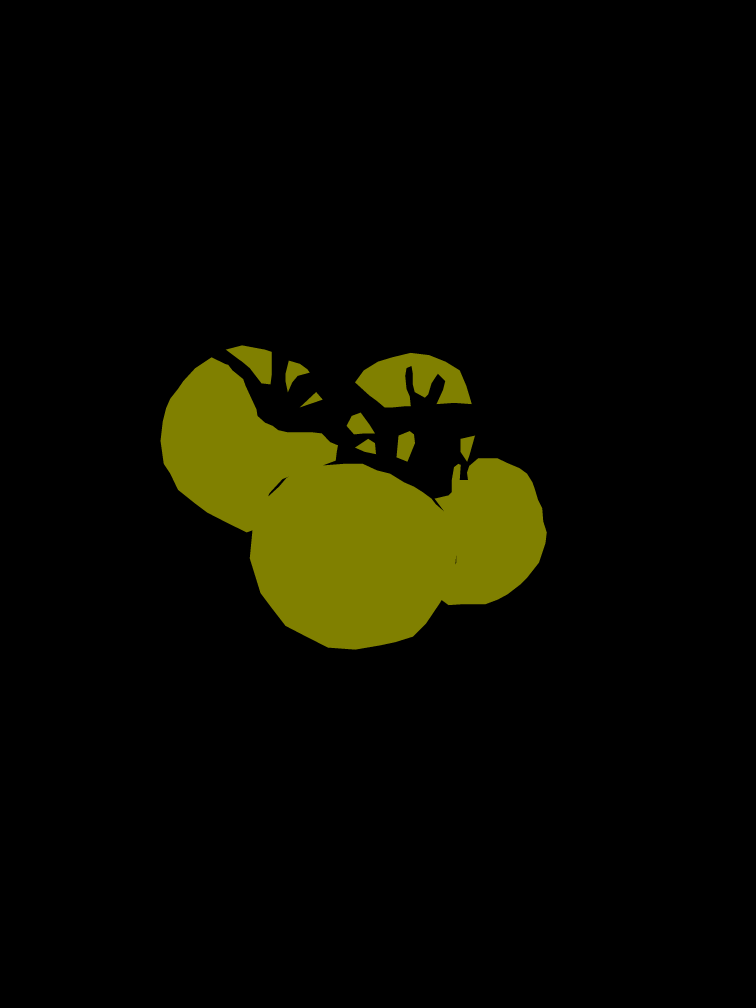
#> input picture VOCdevkit_mytomato/VOC2007/SegmentationClass/IMG_0983.png, 3024 x 4032 px, found by its file name (shown at 1/4 size); its folder holds 4 pictures in this run
$ python voc_annotation.py   (older library calls are emulated)
#> lines starting #> are read from the running program, lines starting #| are printed output that depends on the picture; after the words box and inside, x2 and y2 are one past the last pixel; in counts of white or black regions, pixels touching at a corner belong together
import os
import random

import numpy as np
from PIL import Image
from tqdm import tqdm

#-------------------------------------------------------#
#   想要增加测试集修改trainval_percent
#   修改train_percent用于改变验证集的比例 9:1
#
#   当前该库将测试集当作验证集使用，不单独划分测试集
#-------------------------------------------------------#
trainval_percent    = 1
train_percent       = 0.9
#-------------------------------------------------------#
#   指向VOC数据集所在的文件夹
#   默认指向根目录下的VOC数据集
#-------------------------------------------------------#
VOCdevkit_path      = 'VOCdevkit'

if __name__ == "__main__":
    random.seed(0)
    print("Generate txt in ImageSets.")
    segfilepath     = os.path.join(VOCdevkit_path, 'VOC2007/SegmentationClass')
    saveBasePath    = os.path.join(VOCdevkit_path, 'VOC2007/ImageSets/Segmentation')

    if not os.path.exists(segfilepath):
        os.makedirs(segfilepath)
    if not os.path.exists(saveBasePath):
        os.makedirs(saveBasePath)

    temp_seg = os.listdir(segfilepath)
    total_seg = []
    for seg in temp_seg:
        if seg.endswith(".png"):
            total_seg.append(seg)

    num     = len(total_seg)
    list    = range(num)
    tv      = int(num*trainval_percent)
    tr      = int(tv*train_percent)
    trainval= random.sample(list,tv)
    train   = random.sample(trainval,tr)

    print("train and val size",tv)
    print("traub suze",tr)

    ftrainval_path = os.path.join(saveBasePath, 'trainval.txt')
    ftest_path     = os.path.join(saveBasePath, 'test.txt')
    ftrain_path    = os.path.join(saveBasePath, 'train.txt')
    fval_path      = os.path.join(saveBasePath, 'val.txt')
    # [8 lines of commented-out code are left out]

    ftrainval   = open(ftrainval_path, 'w')
    ftest       = open(ftest_path, 'w')
    ftrain      = open(ftrain_path, 'w')
    fval        = open(fval_path, 'w')

    for i in list:
        name = total_seg[i][:-4]+'\n'
        if i in trainval:
            ftrainval.write(name)
            if i in train:
                ftrain.write(name)
            else:
                fval.write(name)
        else:
            ftest.write(name)

    ftrainval.close()
    ftrain.close()
    fval.close()
    ftest.close()
    print("Generate txt in ImageSets done.")

    print("Check datasets format, this may take a while.")
    print("检查数据集格式是否符合要求，这可能需要一段时间。")
    classes_nums        = np.zeros([256], np.int)
    for i in tqdm(list):
        name            = total_seg[i]
        png_file_name   = os.path.join(segfilepath, name)
        if not os.path.exists(png_file_name):
            raise ValueError("未检测到标签图片%s，请查看具体路径下文件是否存在以及后缀是否为png。"%(png_file_name))

        png             = np.array(Image.open(png_file_name), np.uint8)
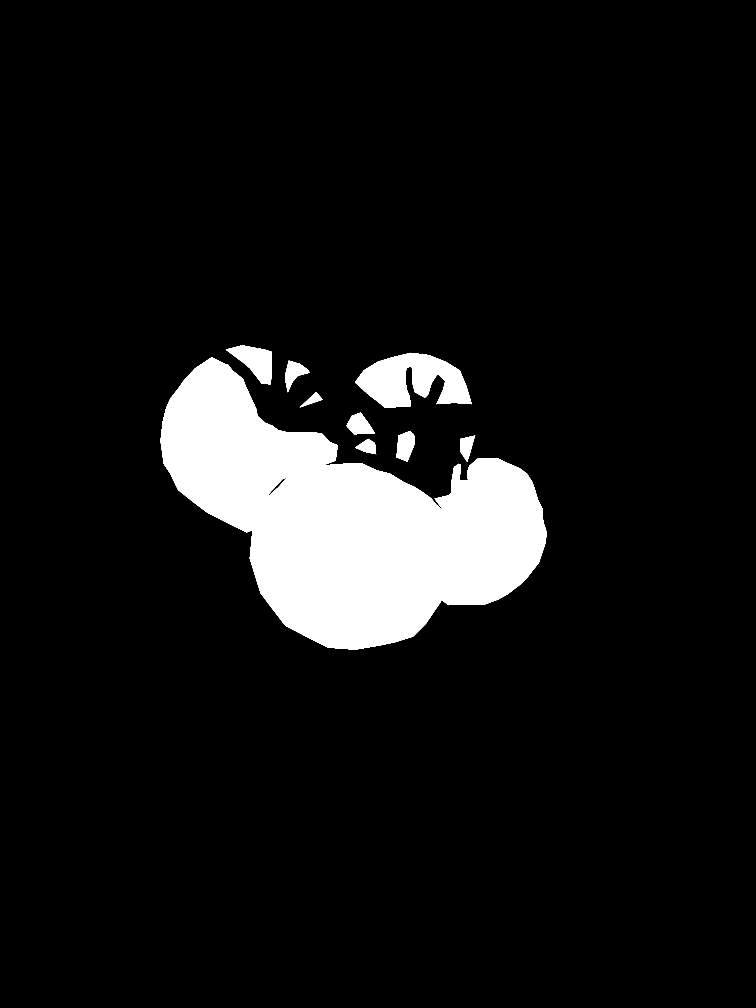
#> png: shape (4032, 3024) (shown at 1/4 size); values 0 (black) and 3 (white), 8.4% white; 9 white regions, largest, box (x1, y1, x2, y2) and area: (642, 1429, 2187, 2599) 920565, (1420, 1411, 1887, 1630) 62078, (903, 1381, 1087, 1538) 15133
        if len(np.shape(png)) > 2:
            print("标签图片%s的shape为%s，不属于灰度图或者八位彩图，请仔细检查数据集格式。"%(name, str(np.shape(png))))
            print("标签图片需要为灰度图或者八位彩图，标签的每个像素点的值就是这个像素点所属的种类。"%(name, str(np.shape(png))))

        classes_nums += np.bincount(np.reshape(png, [-1]), minlength=256)
#> classes_nums = 256 values, max 11168797 at index 0, min 0 at index 1, mean 47628
#> pass 2 of the loop `for i in tqdm(list):`:
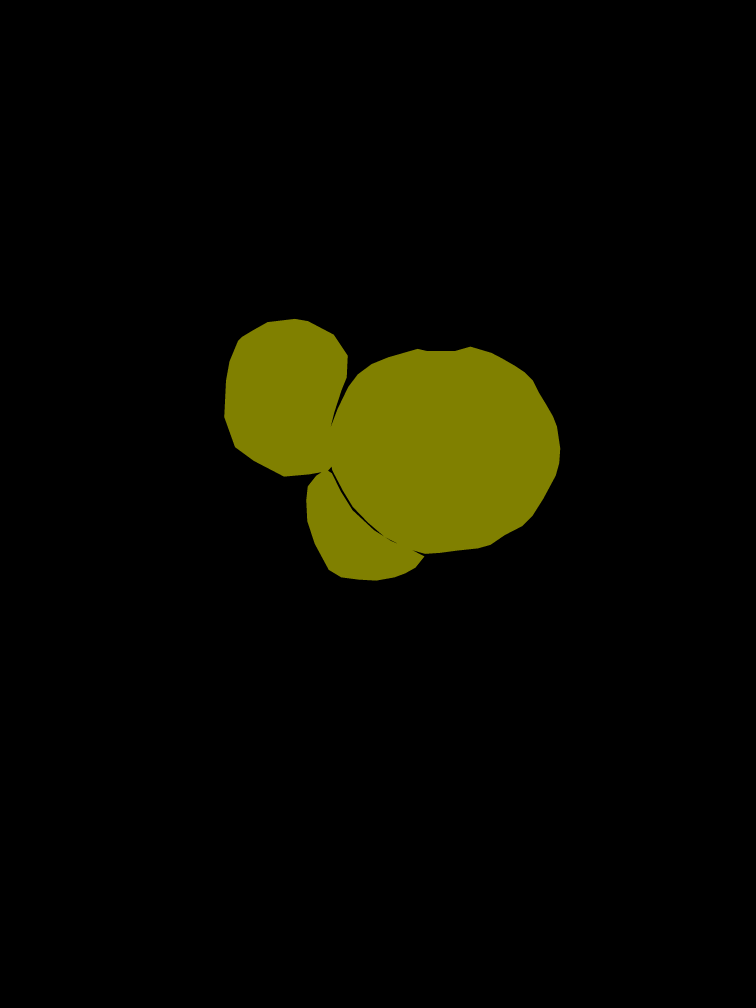
#> input picture VOCdevkit_mytomato/VOC2007/SegmentationClass/IMG_0984.png, 3024 x 4032 px, found by its file name (shown at 1/4 size)
#> `png             = np.array(Image.open(png_file_name), np.uint8)`:
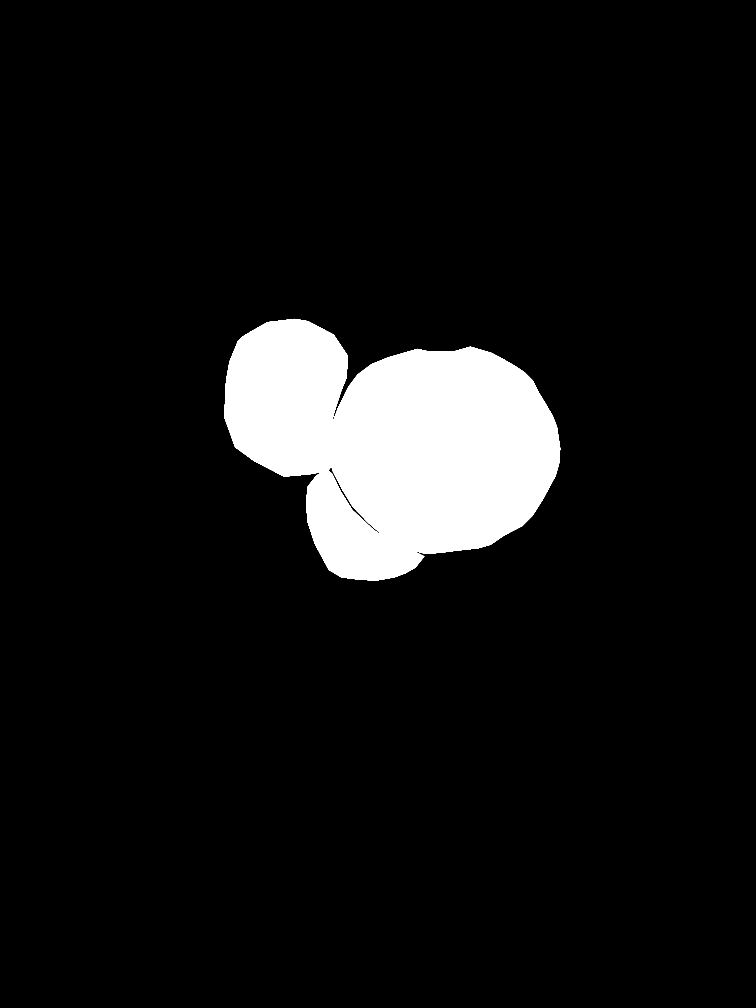
#> png: shape (4032, 3024) (shown at 1/4 size); values 0 (black) and 3 (white), 7.7% white; 1 white region, box (x1, y1, x2, y2) and area: (897, 1275, 2241, 2323) 941090
#> classes_nums = 256 values, max 22420475 at index 0, min 0 at index 1, mean 95256
#> pass 3 of the loop `for i in tqdm(list):`:
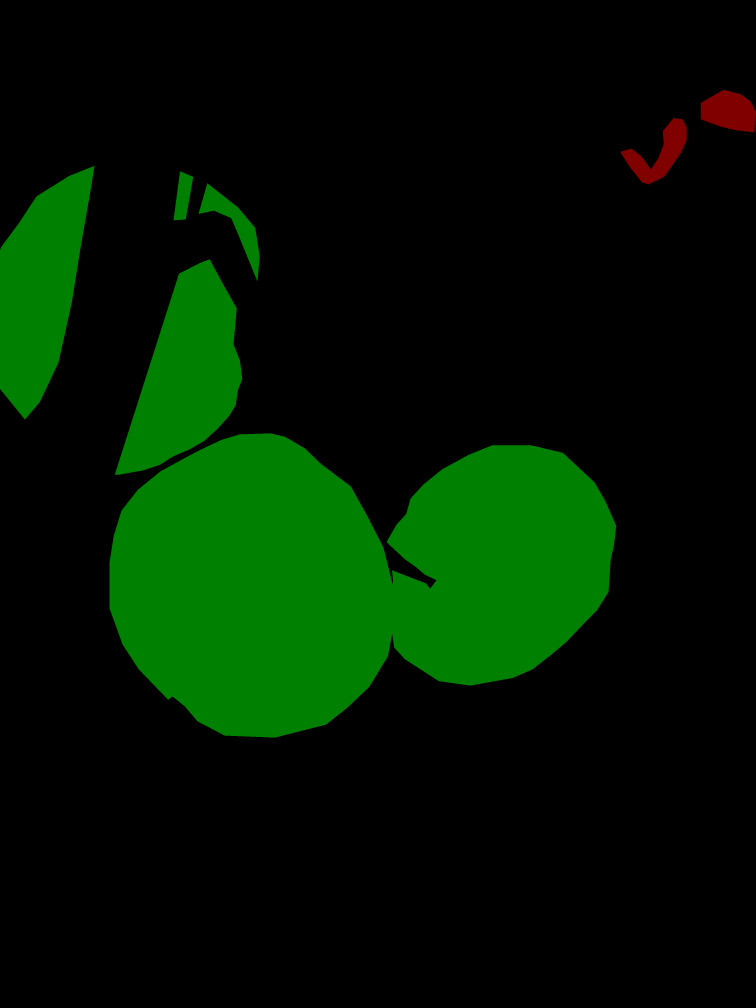
#> input picture VOCdevkit_mytomato/VOC2007/SegmentationClass/IMG_0986.png, 3024 x 4032 px, found by its file name (shown at 1/4 size)
#> `png             = np.array(Image.open(png_file_name), np.uint8)`:
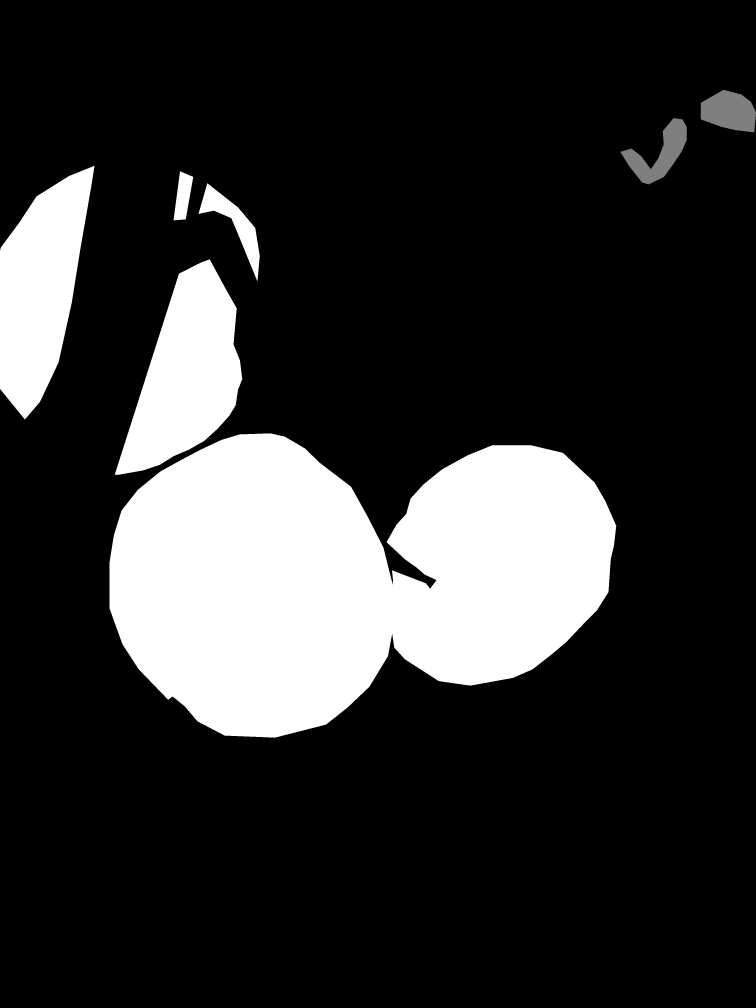
#> png: shape (4032, 3024) (shown at 1/4 size); min 0, max 2, mean 0.374; drawn with min black and max white
#> classes_nums = 256 values, max 32308514 at index 0, min 0 at index 4, mean 142884
#> the loop made 4 passes; the first 3 are shown

    print("打印像素点的值与数量。")
    print('-' * 37)
    print("| %15s | %15s |"%("Key", "Value"))
    print('-' * 37)
    for i in range(256):
        if classes_nums[i] > 0:
            print("| %15s | %15s |"%(str(i), str(classes_nums[i])))
            print('-' * 37)
#> this loop made 256 passes

    if classes_nums[255] > 0 and classes_nums[0] > 0 and np.sum(classes_nums[1:255]) == 0:
        print("检测到标签中像素点的值仅包含0与255，数据格式有误。")
        print("二分类问题需要将标签修改为背景的像素点值为0，目标的像素点值为1。")
    elif classes_nums[0] > 0 and np.sum(classes_nums[1:]) == 0:
        print("检测到标签中仅仅包含背景像素点，数据格式有误，请仔细检查数据集格式。")

    print("JPEGImages中的图片应当为.jpg文件、SegmentationClass中的图片应当为.png文件。")
    print("如果格式有误，参考:")
    print("https://github.com/bubbliiiing/segmentation-format-fix")
